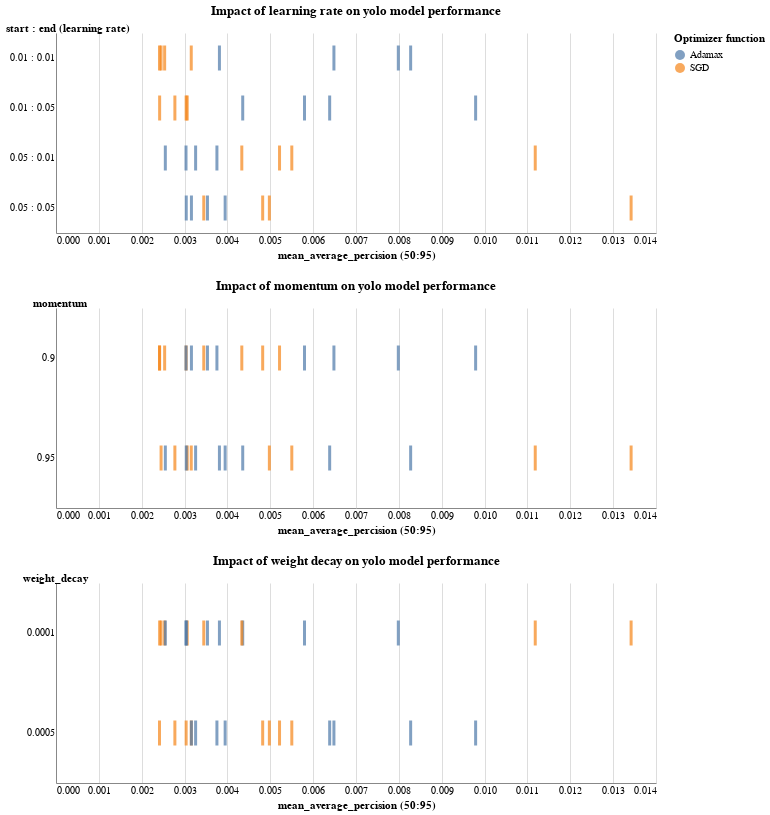

Write notebook code for a chart like this one.
### Code cell
# let's create a plot

learning_rate_chart = alt.Chart(dropped_df).mark_tick(size = 25, thickness =3).encode(
    x= alt.X('map_50_95:Q',title = 'mean_average_percision (50:95)' ),
    y= alt.X('lr0:lrf:N',title = 'start : end (learning rate)' ),
    color=alt.Color("optimizer:N",legend=alt.Legend(title="Optimizer function"))
).properties(title='Impact of learning rate on yolo model performance', width=600,height=200
)

momentum = alt.Chart(dropped_df).mark_tick(size = 25, thickness =3).encode(
    x= alt.X('map_50_95:Q',title = 'mean_average_percision (50:95)' ),
    y= alt.X('momentum:N',title = 'momentum' ),
    color=alt.Color("optimizer:N",legend=None)
).properties(title='Impact of momentum on yolo model performance', width=600,height=200 )

weight_decay = alt.Chart(dropped_df).mark_tick(size = 25, thickness =3).encode(
    x= alt.X('map_50_95:Q',title = 'mean_average_percision (50:95)' ),
    y= alt.X('weight_decay:N',title = 'weight_decay' ),
    color=alt.Color("optimizer:N",legend=None)
).properties(title='Impact of weight decay on yolo model performance', width=600,height=200 )

evaluation_chart = (learning_rate_chart & momentum & weight_decay).configure_axisY(titleAngle=0, titleAnchor='start').configure_axis(ticks=False
).configure_view(stroke=None)

evaluation_chart

### Figure 1 — Vega-Lite specification as saved in the notebook (floating-point values rounded to 4 significant figures)
{"config": {"view": {"continuousWidth": 400, "continuousHeight": 300, "stroke": null}, "axis": {"ticks": false}, "axisY": {"titleAnchor": "start", "titleAngle": 0}}, "vconcat": [{"mark": {"type": "tick", "size": 25, "thickness": 3}, "encoding": {"color": {"field": "optimizer", "legend": {"title": "Optimizer function"}, "type": "nominal"}, "x": {"field": "map_50_95", "title": "mean_average_percision (50:95)", "type": "quantitative"}, "y": {"field": "lr0:lrf", "title": "start : end (learning rate)", "type": "nominal"}}, "height": 200, "title": "Impact of learning rate on yolo model performance", "width": 600}, {"mark": {"type": "tick", "size": 25, "thickness": 3}, "encoding": {"color": {"field": "optimizer", "legend": null, "type": "nominal"}, "x": {"field": "map_50_95", "title": "mean_average_percision (50:95)", "type": "quantitative"}, "y": {"field": "momentum", "title": "momentum", "type": "nominal"}}, "height": 200, "title": "Impact of momentum on yolo model performance", "width": 600}, {"mark": {"type": "tick", "size": 25, "thickness": 3}, "encoding": {"color": {"field": "optimizer", "legend": null, "type": "nominal"}, "x": {"field": "map_50_95", "title": "mean_average_percision (50:95)", "type": "quantitative"}, "y": {"field": "weight_decay", "title": "weight_decay", "type": "nominal"}}, "height": 200, "title": "Impact of weight decay on yolo model performance", "width": 600}], "data": {"name": "data-455a20488774ed55c66e7e50af9c1311"}, "$schema": "https://vega.github.io/schema/vega-lite/v4.17.0.json", "datasets": {"data-455a20488774ed55c66e7e50af9c1311": [{"batch": 64, "epochs": 20, "lr0": 0.01, "lrf": 0.01, "momentum": 0.9, "optimizer": "SGD", "weight_decay": 0.0001, "map_50_95": 0.002535, "lr0:lrf": "0.01 : 0.01"}, {"batch": 64, "epochs": 20, "lr0": 0.01, "lrf": 0.01, "momentum": 0.9, "optimizer": "SGD", "weight_decay": 0.0005, "map_50_95": 0.002415, "lr0:lrf": "0.01 : 0.01"}, {"batch": 64, "epochs": 20, "lr0": 0.01, "lrf": 0.01, "momentum": 0.9, "optimizer": "Adamax", "weight_decay": 0.0001, "map_50_95": 0.007987, "lr0:lrf": "0.01 : 0.01"}, {"batch": 64, "epochs": 20, "lr0": 0.01, "lrf": 0.01, "momentum": 0.9, "optimizer": "Adamax", "weight_decay": 0.0005, "map_50_95": 0.006485, "lr0:lrf": "0.01 : 0.01"}, {"batch": 64, "epochs": 20, "lr0": 0.01, "lrf": 0.01, "momentum": 0.95, "optimizer": "SGD", "weight_decay": 0.0001, "map_50_95": 0.002452, "lr0:lrf": "0.01 : 0.01"}, {"batch": 64, "epochs": 20, "lr0": 0.01, "lrf": 0.01, "momentum": 0.95, "optimizer": "SGD", "weight_decay": 0.0005, "map_50_95": 0.003156, "lr0:lrf": "0.01 : 0.01"}, {"batch": 64, "epochs": 20, "lr0": 0.01, "lrf": 0.01, "momentum": 0.95, "optimizer": "Adamax", "weight_decay": 0.0001, "map_50_95": 0.003813, "lr0:lrf": "0.01 : 0.01"}, {"batch": 64, "epochs": 20, "lr0": 0.01, "lrf": 0.01, "momentum": 0.95, "optimizer": "Adamax", "weight_decay": 0.0005, "map_50_95": 0.008275, "lr0:lrf": "0.01 : 0.01"}, {"batch": 64, "epochs": 20, "lr0": 0.01, "lrf": 0.05, "momentum": 0.9, "optimizer": "SGD", "weight_decay": 0.0001, "map_50_95": 0.002418, "lr0:lrf": "0.01 : 0.05"}, {"batch": 64, "epochs": 20, "lr0": 0.01, "lrf": 0.05, "momentum": 0.9, "optimizer": "SGD", "weight_decay": 0.0005, "map_50_95": 0.003036, "lr0:lrf": "0.01 : 0.05"}, {"batch": 64, "epochs": 20, "lr0": 0.01, "lrf": 0.05, "momentum": 0.9, "optimizer": "Adamax", "weight_decay": 0.0001, "map_50_95": 0.005799, "lr0:lrf": "0.01 : 0.05"}, {"batch": 64, "epochs": 20, "lr0": 0.01, "lrf": 0.05, "momentum": 0.9, "optimizer": "Adamax", "weight_decay": 0.0005, "map_50_95": 0.009791, "lr0:lrf": "0.01 : 0.05"}, {"batch": 64, "epochs": 20, "lr0": 0.01, "lrf": 0.05, "momentum": 0.95, "optimizer": "SGD", "weight_decay": 0.0001, "map_50_95": 0.003061, "lr0:lrf": "0.01 : 0.05"}, {"batch": 64, "epochs": 20, "lr0": 0.01, "lrf": 0.05, "momentum": 0.95, "optimizer": "SGD", "weight_decay": 0.0005, "map_50_95": 0.002774, "lr0:lrf": "0.01 : 0.05"}, {"batch": 64, "epochs": 20, "lr0": 0.01, "lrf": 0.05, "momentum": 0.95, "optimizer": "Adamax", "weight_decay": 0.0001, "map_50_95": 0.004357, "lr0:lrf": "0.01 : 0.05"}, {"batch": 64, "epochs": 20, "lr0": 0.01, "lrf": 0.05, "momentum": 0.95, "optimizer": "Adamax", "weight_decay": 0.0005, "map_50_95": 0.006386, "lr0:lrf": "0.01 : 0.05"}, {"batch": 64, "epochs": 20, "lr0": 0.05, "lrf": 0.01, "momentum": 0.9, "optimizer": "SGD", "weight_decay": 0.0001, "map_50_95": 0.004336, "lr0:lrf": "0.05 : 0.01"}, {"batch": 64, "epochs": 20, "lr0": 0.05, "lrf": 0.01, "momentum": 0.9, "optimizer": "SGD", "weight_decay": 0.0005, "map_50_95": 0.005216, "lr0:lrf": "0.05 : 0.01"}, {"batch": 64, "epochs": 20, "lr0": 0.05, "lrf": 0.01, "momentum": 0.9, "optimizer": "Adamax", "weight_decay": 0.0001, "map_50_95": 0.003034, "lr0:lrf": "0.05 : 0.01"}, {"batch": 64, "epochs": 20, "lr0": 0.05, "lrf": 0.01, "momentum": 0.9, "optimizer": "Adamax", "weight_decay": 0.0005, "map_50_95": 0.003755, "lr0:lrf": "0.05 : 0.01"}, {"batch": 64, "epochs": 20, "lr0": 0.05, "lrf": 0.01, "momentum": 0.95, "optimizer": "SGD", "weight_decay": 0.0001, "map_50_95": 0.01118, "lr0:lrf": "0.05 : 0.01"}, {"batch": 64, "epochs": 20, "lr0": 0.05, "lrf": 0.01, "momentum": 0.95, "optimizer": "SGD", "weight_decay": 0.0005, "map_50_95": 0.005502, "lr0:lrf": "0.05 : 0.01"}, {"batch": 64, "epochs": 20, "lr0": 0.05, "lrf": 0.01, "momentum": 0.95, "optimizer": "Adamax", "weight_decay": 0.0001, "map_50_95": 0.002551, "lr0:lrf": "0.05 : 0.01"}, {"batch": 64, "epochs": 20, "lr0": 0.05, "lrf": 0.01, "momentum": 0.95, "optimizer": "Adamax", "weight_decay": 0.0005, "map_50_95": 0.003258, "lr0:lrf": "0.05 : 0.01"}, {"batch": 64, "epochs": 20, "lr0": 0.05, "lrf": 0.05, "momentum": 0.9, "optimizer": "SGD", "weight_decay": 0.0001, "map_50_95": 0.003448, "lr0:lrf": "0.05 : 0.05"}, {"batch": 64, "epochs": 20, "lr0": 0.05, "lrf": 0.05, "momentum": 0.9, "optimizer": "SGD", "weight_decay": 0.0005, "map_50_95": 0.004823, "lr0:lrf": "0.05 : 0.05"}, {"batch": 64, "epochs": 20, "lr0": 0.05, "lrf": 0.05, "momentum": 0.9, "optimizer": "Adamax", "weight_decay": 0.0001, "map_50_95": 0.003534, "lr0:lrf": "0.05 : 0.05"}, {"batch": 64, "epochs": 20, "lr0": 0.05, "lrf": 0.05, "momentum": 0.9, "optimizer": "Adamax", "weight_decay": 0.0005, "map_50_95": 0.00316, "lr0:lrf": "0.05 : 0.05"}, {"batch": 64, "epochs": 20, "lr0": 0.05, "lrf": 0.05, "momentum": 0.95, "optimizer": "SGD", "weight_decay": 0.0001, "map_50_95": 0.01342, "lr0:lrf": "0.05 : 0.05"}, {"batch": 64, "epochs": 20, "lr0": 0.05, "lrf": 0.05, "momentum": 0.95, "optimizer": "SGD", "weight_decay": 0.0005, "map_50_95": 0.004979, "lr0:lrf": "0.05 : 0.05"}, {"batch": 64, "epochs": 20, "lr0": 0.05, "lrf": 0.05, "momentum": 0.95, "optimizer": "Adamax", "weight_decay": 0.0001, "map_50_95": 0.003039, "lr0:lrf": "0.05 : 0.05"}, {"batch": 64, "epochs": 20, "lr0": 0.05, "lrf": 0.05, "momentum": 0.95, "optimizer": "Adamax", "weight_decay": 0.0005, "map_50_95": 0.003947, "lr0:lrf": "0.05 : 0.05"}]}}
